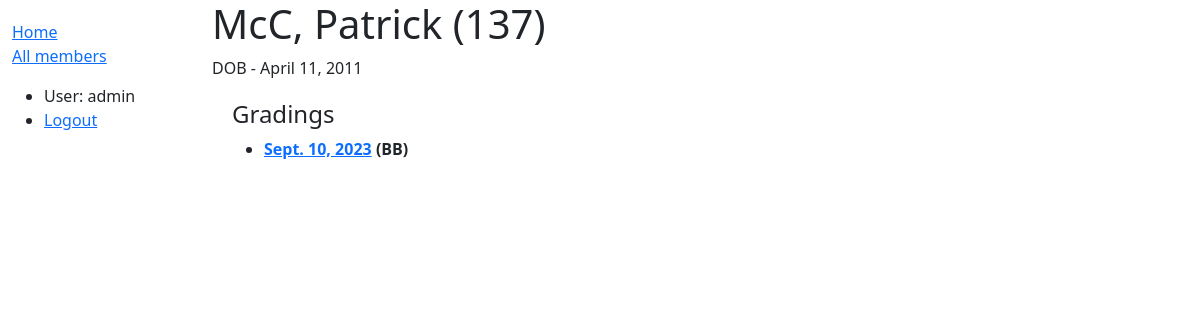
The page /dashboard/member/1 (signed in) on the database as committed earlier.
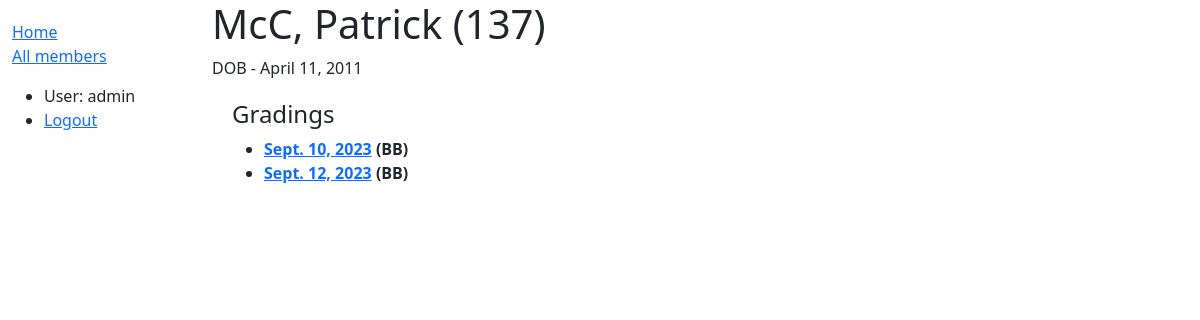
The same page on the database as committed later.
### dashboard/models.py (models this page shows, shortened)
class Member(models.Model):
    first_name = models.CharField(max_length=50)
    last_name = models.CharField(max_length=50)
    idnumber = models.SmallIntegerField(verbose_name="ID Number")
    address_line_1 = models.CharField(max_length=200, help_text="Street Number and Name", blank=True)
    address_line_2 = models.CharField(max_length=200, help_text="Suburb", blank=True)
    address_line_3 = models.CharField(max_length=4, help_text="Postcode", blank=True)
    date_of_birth = models.DateField()
    belt = models.CharField(max_length=50, choices=BELT_CHOICES, blank=True)
    awards = models.ManyToManyField(Award, help_text="What awards has this person recieved?", blank=True)
    email = models.EmailField()
    phone = models.CharField(max_length=100)
    team_leader_instructor = models.CharField(max_length=2, choices=TL_INST_RANKS, blank=True, verbose_name="Team Leader/Instructor")
    active = models.BooleanField(default=True)
    class Meta:
        ordering = ['idnumber']

class GradingResult(models.Model):
    member = models.ForeignKey(Member, on_delete=models.RESTRICT, related_name='member2gradings')
    date = models.DateField()
    type = models.CharField(max_length=2, choices=GRADINGS)
    assessor = models.ManyToManyField(Member, help_text='Who assessed this particular grading?', related_name='assessor2gradings')
    forbelt = models.CharField(max_length=50, choices=BELT_CHOICES, verbose_name="For Belt")
    comments = models.CharField(max_length=200, blank=True)
    def get_absolute_url(self):
        return reverse('grading-result-detail', args=[str(self.id)])

### dashboard/views.py (the view)
# urls.py: path('member/<int:pk>', views.MemberDetailView.as_view(), name='member-detail'),
class MemberDetailView(LoginRequiredMixin, generic.DetailView):
    model = Member

### dashboard/templates/dashboard/member_detail.html
{% extends "base_generic.html" %}
{% block content %}
  <h1>{{ member.last_name }}, {{ member.first_name }} ({{ member.idnumber }})</h1>
  {% if member.date_of_birth %}
    <p>DOB - {{ member.date_of_birth }}</p>
  {% endif %}
  <div style="margin-left:20px;margin-top:20px">
    <h4>Gradings</h4>
    {% if member.member2gradings.all %}
    <ul>
        {% for gr in member.member2gradings.all %}
            <li><strong><a href="{{ gr.get_absolute_url }}">{{ gr.date }}</a> ({{ gr.type }})</strong></li>
        {% endfor %}
    </ul>
    {% else %}
        <p>This member has not graded.</p>
    {% endif %}
  </div>
{% endblock %}

### dashboard/templates/base_generic.html (shortened to what this page needs)
<!DOCTYPE html>
<html lang="en">
<head>
  <link href="https://cdn.jsdelivr.net/npm/bootstrap@5.1.3/dist/css/bootstrap.min.css" rel="stylesheet">
  {% load static %}
  <link rel="stylesheet" href="{% static 'css/styles.css' %}">
</head>
<body>
  <div class="container-fluid">
    <div class="row">
      <div class="col-sm-2">
      {% block sidebar %}
        <ul class="sidebar-nav">
          <li><a href="{% url 'index' %}">Home</a></li>
          <li><a href="{% url 'members' %}">All members</a></li>
        </ul>
        <ul>
          {% if user.is_authenticated %}
          <li>User: {{ user.get_username }}</li>
          <li><a href="{% url 'logout' %}?next={{ request.path }}">Logout</a></li>
          {% else %}
          <li><a href="{% url 'login' %}?next={{ request.path }}">Login</a></li>
          {% endif %}
        </ul>
     {% endblock %}
      </div>
      <div class="col-sm-10 ">{% block content %}{% endblock %}
      </div>
    </div>
  </div>
</body>
</html>

### dashboard/static/styles.css (style rules this page uses)
.sidebar-nav { margin-top: 20px; padding: 0; list-style: none; }

Rows that differ between the two databases and show on the page:
added GradingResult: date "Sept. 12, 2023", type "BB"
